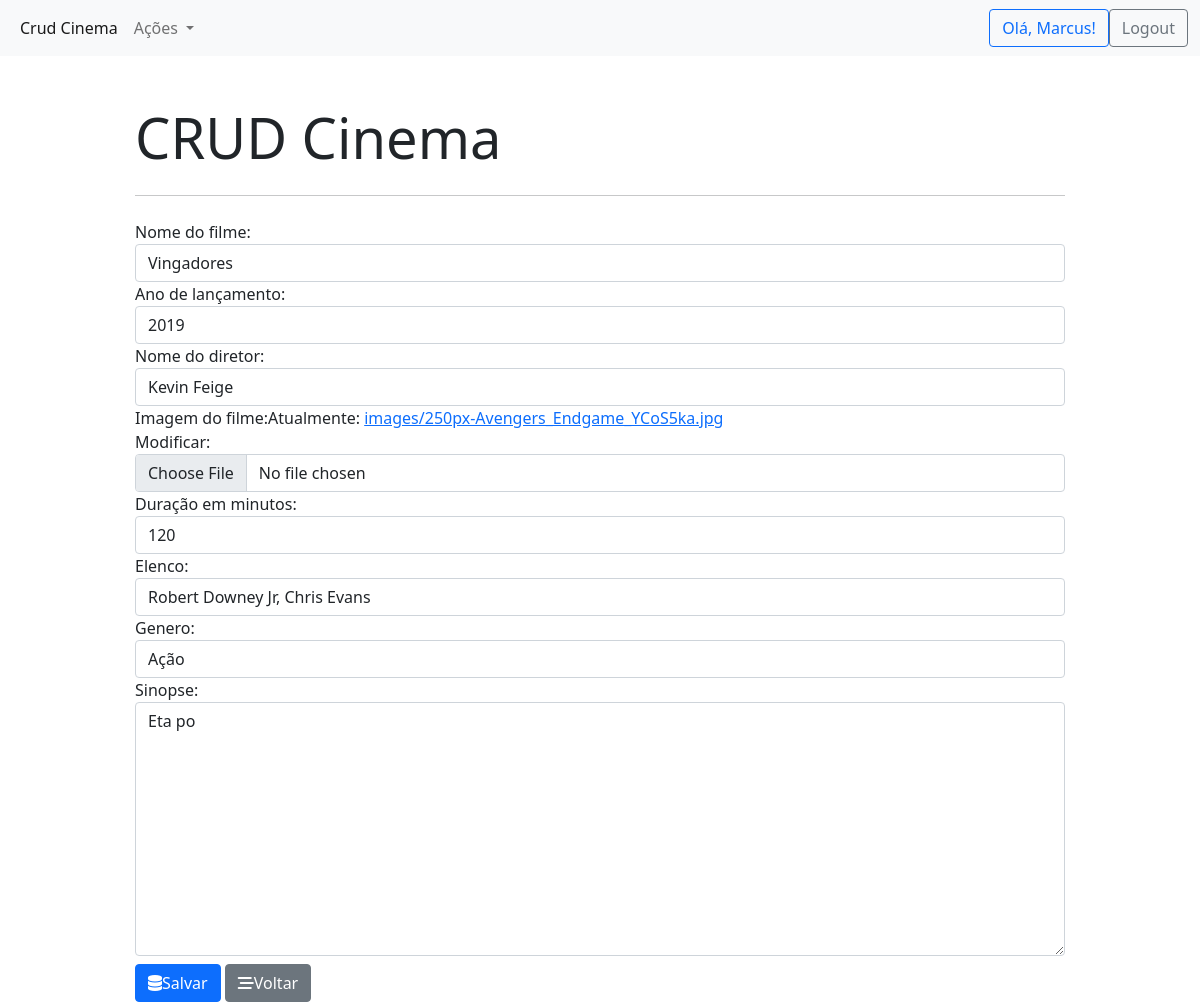
Page /filme/1/ (signed in) on the committed database.
### cinema_app/models.py (models this page shows, shortened)
class Filme(models.Model):
    nome = models.CharField(max_length=200, verbose_name="Nome do filme")
    ano_lancamento = models.IntegerField(verbose_name="Ano de lançamento")
    nome_diretor = models.CharField(max_length=200, verbose_name="Nome do diretor")
    poster_img = models.ImageField(upload_to='images/', verbose_name="Imagem do filme")
    duracao_min = models.IntegerField(verbose_name="Duração em minutos")
    elenco = models.CharField(max_length=100, verbose_name="Elenco")
    genero = models.CharField(max_length=50, verbose_name="Genero")
    sinopse = models.CharField(max_length=200, verbose_name="Sinopse")

### cinema_app/views.py (the view, shortened to what this page needs)
# urls.py: path('filme/<int:filme_id>/', views.filme_form, name='filme_update'), # get and post request for updating
@login_required
def filme_form(request, filme_id=-1):
    if request.method == 'GET':
        if filme_id == -1: # está mostrando a tela de cadastro
            form = FilmeForm()
        else: # está preenchendo um filme
            filme = Filme.objects.get(pk=filme_id)
            form = FilmeForm(instance=filme)
        return render(request, 'cinema_app/filme_form.html', {'form': form})

### cinema_app/forms.py
class FilmeForm(forms.ModelForm):
    sinopse = forms.CharField(widget=forms.Textarea)
    class Meta:
        model = Filme
        fields = ('nome', 'ano_lancamento', 'nome_diretor', 'poster_img', 'duracao_min', 'elenco', 'genero', 'sinopse')
    def __init__(self, *args, **kwargs):
        super(FilmeForm, self).__init__(*args, **kwargs)
        self.fields['nome'].widget.attrs.update({'class': 'form-control'})
        self.fields['ano_lancamento'].widget.attrs.update({'class': 'form-control'})
        self.fields['nome_diretor'].widget.attrs.update({'class': 'form-control'})
        self.fields['poster_img'].widget.attrs.update({'class': 'form-control'})
        self.fields['duracao_min'].widget.attrs.update({'class': 'form-control'})
        self.fields['elenco'].widget.attrs.update({'class': 'form-control'})
        self.fields['genero'].widget.attrs.update({'class': 'form-control'})
        self.fields['sinopse'].widget.attrs.update({'class': 'form-control d-block mb-2'})

### cinema_app/templates/cinema_app/filme_form.html (shortened to what this page needs)
{% extends "cinema_app/base.html" %}
{% block content %}
<form action="." method="POST" autocomplete="off" enctype="multipart/form-data">
        {{form}}
        <button type="submit" class="btn btn-primary"><i class="fas fa-database"></i>Salvar</button>
        <a type="button" href="{% url 'filme_list' %}" class="btn btn-secondary btn-block">
            <i class="fas fa-stream"></i>Voltar
        </a>
</form>
{% endblock content %}

### cinema_app/templates/cinema_app/base.html (shortened to what this page needs)
{% load static %}
<!DOCTYPE html>
<html lang="en">
<head>
    <link href="https://cdn.jsdelivr.net/npm/bootstrap@5.1.2/dist/css/bootstrap.min.css" rel="stylesheet">
    <link rel="stylesheet" href="https://cdnjs.cloudflare.com/ajax/libs/font-awesome/6.0.0-beta2/css/all.min.css">
    <link rel="stylesheet" href="{% static 'style.css' %}">
</head>
<body>
    <nav class="navbar navbar-expand-lg navbar-light bg-light">
        <div class="container-fluid">
          <div class="collapse navbar-collapse" id="navbarSupportedContent">
            <ul class="navbar-nav me-auto mb-2 mb-lg-0">
              <li class="nav-item">
                <a class="nav-link active" aria-current="page" href="/">Crud Cinema</a>
              </li>
              <li class="nav-item dropdown">
                <a class="nav-link dropdown-toggle" href="#" id="navbarDropdown" role="button" data-bs-toggle="dropdown" aria-expanded="false">
                  Ações
                </a>
              </li>
            </ul>
            {% if user.is_authenticated %}
            <ul class="navbar-nav mb-2 mb-lg-0">
              <li class="nav-item">
                <a class="btn btn-outline-primary mr-10" href="/login/">Olá, {{user.username}}!</a>
              </li>
              <li class="nav-item">
                <a class="btn btn-outline-secondary" href="/logout/">Logout</a>
              </li>
            </ul>
            {% endif %}
          </div>
        </div>
      </nav>
    <div class="container">
        <div class="col-md-10 offset-md-1 mt-5">
            <div class="jumbotron">
                <h1 class="display-4">CRUD Cinema</h1>
                <hr class="my-4">
                {%block content %}
                {% endblock content %}
              </div>
        </div>
    </div>
</body>
</html>

### rows in the picture
Filme: nome "Vingadores", ano_lancamento "2019", nome_diretor "Kevin Feige", duracao_min "120", elenco "Robert Downey Jr, Chris Evans", genero "Ação", sinopse "Eta po"

### other values in the picture
{{ user.username }} "Marcus"
